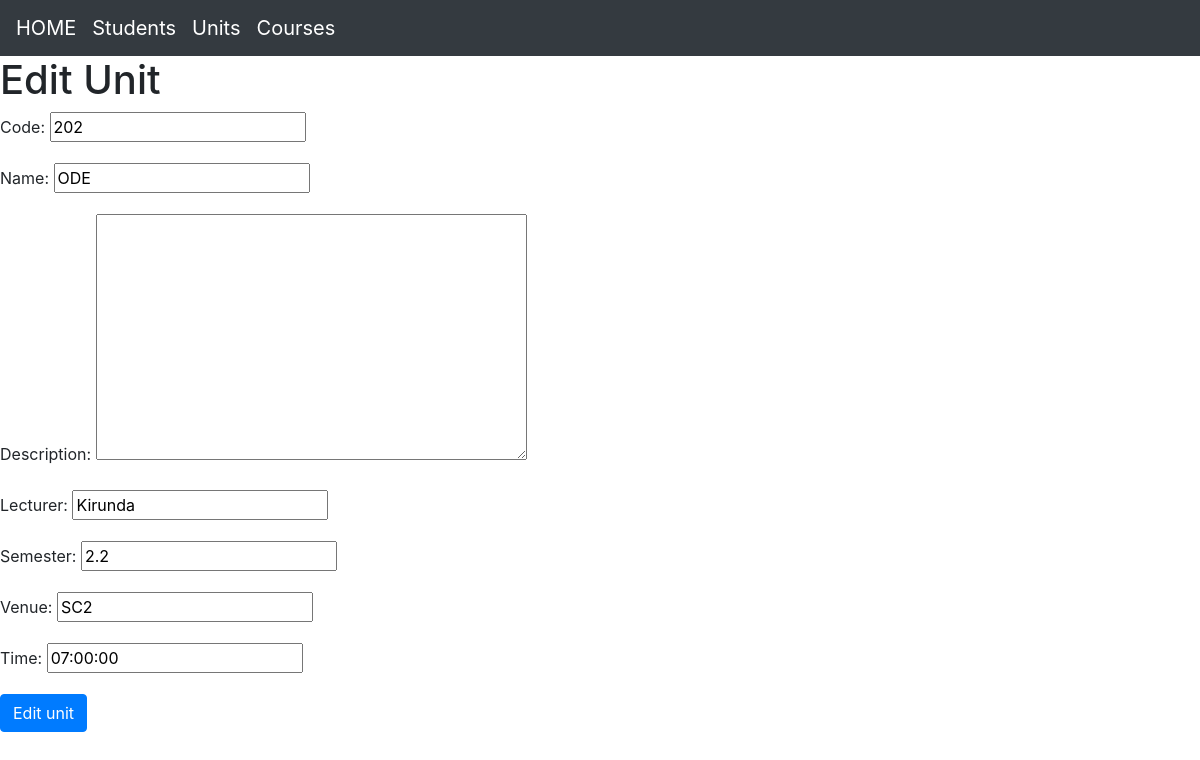
Page /editunit/3/ on the committed database.
### schedule/models.py (models this page shows, shortened)
class Units(models.Model):  # Use PascalCase for model names
    code = models.CharField(max_length=10, unique=True)  # Ensure unique unit codes
    name = models.CharField(max_length=100)
    description = models.TextField( blank=True)
    lecturer = models.CharField(max_length=100)
    semester = models.FloatField()
    venue = models.CharField(max_length=100, blank=True)
    time = models.TimeField( blank=True)

### schedule/views.py (the view)
# urls.py: path("editunit/<int:pk>/", views.editunit, name="editunit"),  # Edit unit (admin/staff?)
def editunit(request, pk):
    unit = get_object_or_404(Units, pk=pk)
    if request.method == "POST":
        form = UnitForm(request.POST, instance=unit)
        if form.is_valid():
            unit = form.save(commit=False)
            unit.save()
            return HttpResponseRedirect(reverse('units'))
    else:
        form = UnitForm(instance=unit)
    return render(request, 'schedule/editunit.html', {'form': form})

### schedule/forms.py
class UnitForm(forms.ModelForm):
    class Meta:
        model = Units
        fields = '__all__'

### schedule/templates/schedule/editunit.html (shortened to what this page needs)
{% extends 'schedule/layout.html' %}
{% block content %}
    <h1>Edit Unit</h1>
    <form method="POST">
        {{ form.as_p}}
        <button type="submit"method="GET" class="btn btn-primary">Edit unit</button>
    </form>
{% endblock %}

### rows in the picture
Units: code "202", name "ODE", lecturer "Kirunda", semester "2.2", venue "SC2", time "07:00:00"
